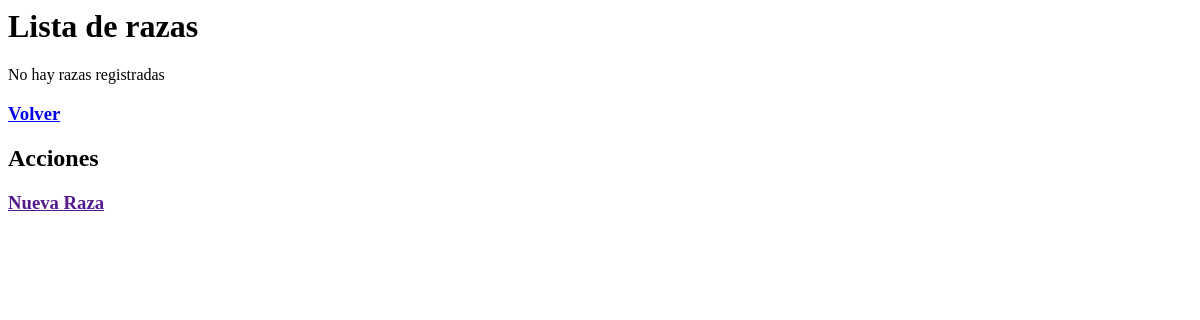
Before: /donacion/raza with the older database file.
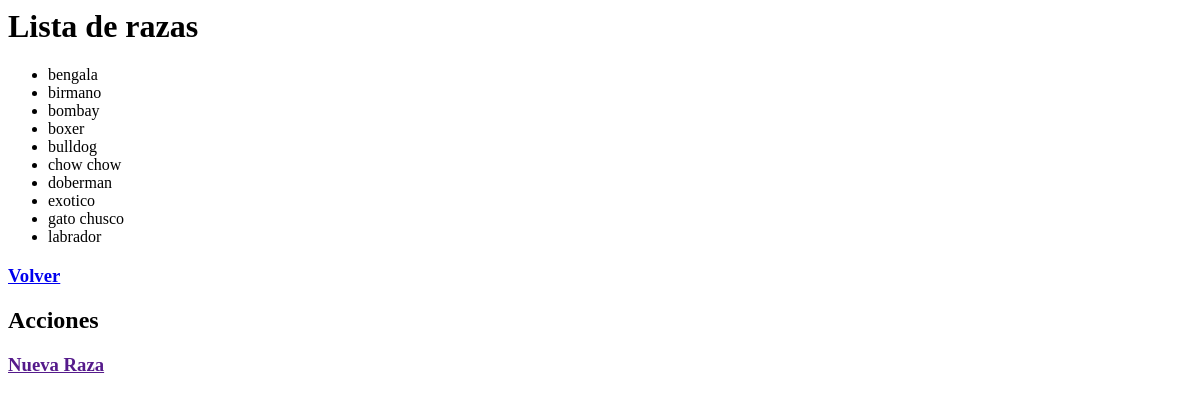
After: the same page with the newer database file.
### donacion/models.py (models this page shows, shortened)
class Raza(models.Model):
    especie = models.ForeignKey(Especie, on_delete=models.CASCADE)
    nombre_raza = models.CharField(max_length=50)

### donacion/views.py (the view)
# urls.py: path("raza", views.RazaView.as_view(), name="raza"),
class RazaView(generic.ListView):
    template_name = "donacion/raza.html"
    context_object_name = "lista_de_razas"
    def get_queryset(self):
        return  Raza.objects.order_by("nombre_raza")[:10]

### donacion/templates/donacion/raza.html
<h1>Lista de razas</h1>
{% if lista_de_razas %}
<ul>
    {% for i in lista_de_razas %}
        <li>{{i.nombre_raza}}</li>
    {% endfor %}
{% else %}
    <p>No hay razas registradas</p>
{% endif %}
</ul>
<h3><a href="/donacion/"> Volver</a></h3>
<h2>Acciones</h2>
<h3><a href="">Nueva Raza</a></h3>

Changed rows visible on the page:
added Raza: nombre_raza "bengala"
added Raza: nombre_raza "birmano"
added Raza: nombre_raza "bombay"
added Raza: nombre_raza "boxer"
added Raza: nombre_raza "bulldog"
added Raza: nombre_raza "chow chow"
added Raza: nombre_raza "doberman"
added Raza: nombre_raza "exotico"
added Raza: nombre_raza "gato chusco"
added Raza: nombre_raza "labrador"
Other visible differences:
text no longer shown: "No hay razas registradas"
